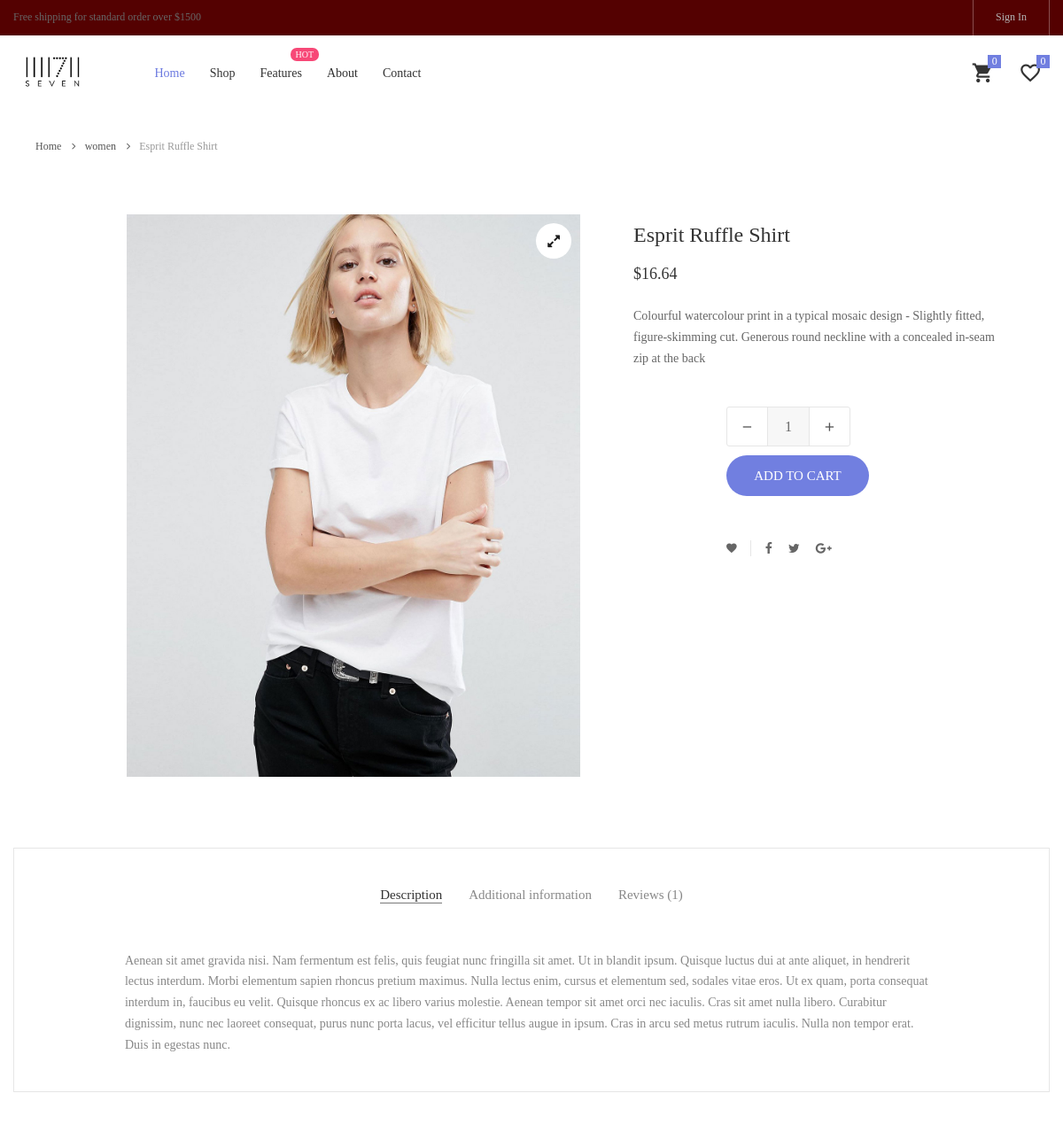
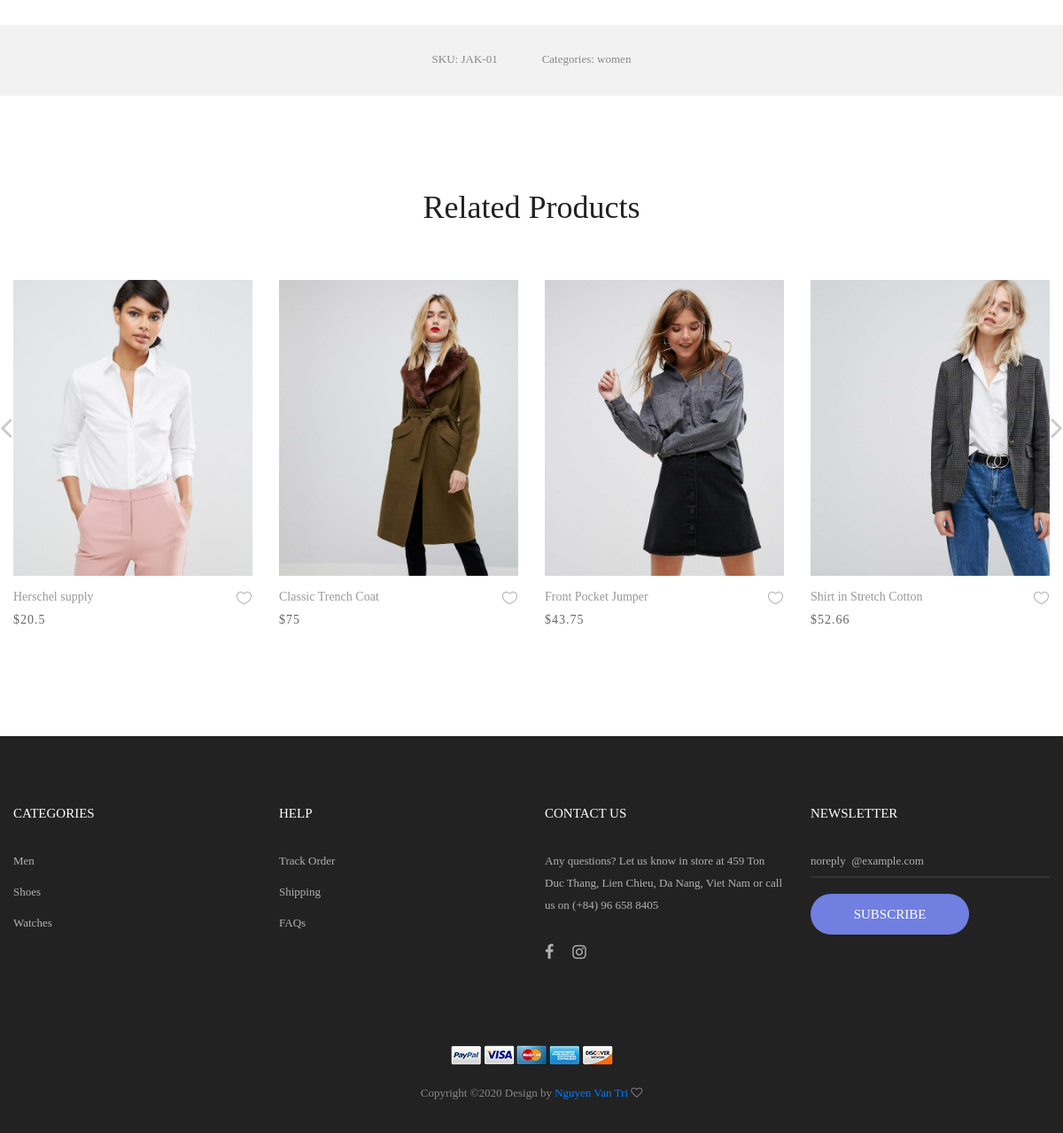
The app's page /sevenstore/product-detail.php?id=1 with its own data (2 pictures, top to bottom).
### tables this page shows
CREATE TABLE `products` (
  `product_id` int(11) NOT NULL,
  `name` varchar(300) NOT NULL,
  `price` double NOT NULL,
  `quantity` int(50) DEFAULT NULL,
  `description` varchar(500) NOT NULL,
  `image` varchar(100) NOT NULL,
  `category_id` int(11) NOT NULL,
  `created_at` datetime NOT NULL DEFAULT CURRENT_TIMESTAMP
);

CREATE TABLE `categories` (
  `category_id` int(11) NOT NULL,
  `category_name` varchar(200) NOT NULL
);

### sevenstore/product-detail.php (the view, shortened to what this page needs)
<!DOCTYPE html>
<html lang="en">
<head>
	<link rel="stylesheet" type="text/css" href="vendor/bootstrap/css/bootstrap.min.css">
	<link rel="stylesheet" type="text/css" href="fonts/font-awesome-4.7.0/css/font-awesome.min.css">
	<link rel="stylesheet" type="text/css" href="fonts/iconic/css/material-design-iconic-font.min.css">
	<link rel="stylesheet" type="text/css" href="fonts/linearicons-v1.0.0/icon-font.min.css">
	<link rel="stylesheet" type="text/css" href="vendor/animate/animate.css">
	<link rel="stylesheet" type="text/css" href="vendor/css-hamburgers/hamburgers.min.css">
	<link rel="stylesheet" type="text/css" href="vendor/animsition/css/animsition.min.css">
	<link rel="stylesheet" type="text/css" href="vendor/select2/select2.min.css">
	<link rel="stylesheet" type="text/css" href="vendor/daterangepicker/daterangepicker.css">
	<link rel="stylesheet" type="text/css" href="vendor/slick/slick.css">
	<link rel="stylesheet" type="text/css" href="vendor/MagnificPopup/magnific-popup.css">
	<link rel="stylesheet" type="text/css" href="vendor/perfect-scrollbar/perfect-scrollbar.css">
	<link rel="stylesheet" type="text/css" href="css/util.css">
	<link rel="stylesheet" type="text/css" href="css/main.css">
</head>
<body class="animsition">
	<?php include 'shared/header.php';
		include 'shared/quick-view-cart.php'; ?>
	<?php
		if(isset($_GET['id'])){
			$id = $_GET['id'];
			$sql = "select product_id, name, price, image, description, category_name, c.category_id from products p join categories c on p.category_id = c.category_id where product_id = $id";
			$result = mysqli_query($conn,$sql);
			$category_id = "";
			$product_id = "";
			while($row = mysqli_fetch_array($result)){
				$category_id = $row['category_id'];
				$product_id = $row['product_id'];
	?>
	<div class="container" style="margin-top: 85px;">
		<div class="bread-crumb flex-w p-l-25 p-r-15 p-t-30 p-lr-0-lg">
			<a href="index.php" class="stext-109 cl8 hov-cl1 trans-04">
				Home
				<i class="fa fa-angle-right m-l-9 m-r-10" aria-hidden="true"></i>
			</a>
			<a href="product.html" class="stext-109 cl8 hov-cl1 trans-04">
				<?php echo $row['category_name']; ?>
				<i class="fa fa-angle-right m-l-9 m-r-10" aria-hidden="true"></i>
			</a>
			<span class="stext-109 cl4">
				<?php echo $row['name']; ?>
			</span>
		</div>
	</div>
	<section class="sec-product-detail bg0 p-t-65 p-b-60">
		<div class="container">
			<div class="row">
				<div class="col-md-6 col-lg-7 p-b-30">
					<div class="p-l-25 p-r-30 p-lr-0-lg">
						<div class="wrap-slick3 flex-sb flex-w">
							<div class="wrap-slick3-dots"></div>
							<div class="slick3 gallery-lb">
								<div class="item-slick3" data-thumb="images/product-detail-01.jpg">
									<div class="wrap-pic-w pos-relative">
										<img src="images/<?php echo $row['image']; ?>" alt="IMG-PRODUCT">
										<a class="flex-c-m size-108 how-pos1 bor0 fs-16 cl10 bg0 hov-btn3 trans-04" href="images/product-detail-01.jpg">
											<i class="fa fa-expand"></i>
										</a>
									</div>
								</div>
							</div>
						</div>
					</div>
				</div>
				<div class="col-md-6 col-lg-5 p-b-30">
					<div class="p-r-50 p-t-5 p-lr-0-lg">
						<h4 class="mtext-105 cl2 js-name-detail p-b-14 name-details">
							<?php echo $row['name']; ?>
						</h4>
						<span class="mtext-106 cl2">
							$<?php echo $row['price']; ?>
						</span>
						<p class="stext-102 cl3 p-t-23">
							<?php echo $row['description']; ?>
						</p>
						<div class="p-t-33">
							<div class="flex-w flex-r-m p-b-10">
								<div class="size-204 flex-w flex-m respon6-next">
									<form action="add-to-cart.php" method="get">
										<div class="wrap-num-product flex-w m-r-20 m-tb-10">
											<div class="btn-num-product-down cl8 hov-btn3 trans-04 flex-c-m">
												<i class="fs-16 zmdi zmdi-minus"></i>
											</div>
											<input class="mtext-104 cl3 txt-center num-product" type="number" name="num-product" value="1">
											<div class="btn-num-product-up cl8 hov-btn3 trans-04 flex-c-m">
												<i class="fs-16 zmdi zmdi-plus"></i>
											</div>
										</div>
										<button type="submit" name="add-cart" value="add-cart" class="flex-c-m stext-101 cl0 size-101 bg1 bor1 hov-btn1 p-lr-15 trans-04 js-addcart-detail">
											Add to cart
										</button>
									</form>
								</div>
							</div>
						</div>
						<div class="flex-w flex-m p-l-100 p-t-40 respon7">
							<div class="flex-m bor9 p-r-10 m-r-11">
								<a href="#" class="fs-14 cl3 hov-cl1 trans-04 lh-10 p-lr-5 p-tb-2 js-addwish-detail tooltip100" data-tooltip="Add to Wishlist">
									<i class="zmdi zmdi-favorite"></i>
								</a>
							</div>
							<a href="#" class="fs-14 cl3 hov-cl1 trans-04 lh-10 p-lr-5 p-tb-2 m-r-8 tooltip100" data-tooltip="Facebook">
								<i class="fa fa-facebook"></i>
							</a>
							<a href="#" class="fs-14 cl3 hov-cl1 trans-04 lh-10 p-lr-5 p-tb-2 m-r-8 tooltip100" data-tooltip="Twitter">
								<i class="fa fa-twitter"></i>
							</a>
							<a href="#" class="fs-14 cl3 hov-cl1 trans-04 lh-10 p-lr-5 p-tb-2 m-r-8 tooltip100" data-tooltip="Google Plus">
								<i class="fa fa-google-plus"></i>
							</a>
						</div>
					</div>
				</div>
			</div>
			<div class="bor10 m-t-50 p-t-43 p-b-40">
				<div class="tab01">
					<ul class="nav nav-tabs" role="tablist">
						<li class="nav-item p-b-10">
							<a class="nav-link active" data-toggle="tab" href="#description" role="tab">Description</a>
						</li>
						<li class="nav-item p-b-10">
							<a class="nav-link" data-toggle="tab" href="#information" role="tab">Additional information</a>
						</li>
						<li class="nav-item p-b-10">
							<a class="nav-link" data-toggle="tab" href="#reviews" role="tab">Reviews (1)</a>
						</li>
					</ul>
					<div class="tab-content p-t-43">
						<div class="tab-pane fade show active" id="description" role="tabpanel">
							<div class="how-pos2 p-lr-15-md">
								<p class="stext-102 cl6">
									Aenean sit amet gravida nisi. Nam fermentum est felis, quis feugiat nunc fringilla sit amet. Ut in blandit ipsum. Quisque luctus dui at ante aliquet, in hendrerit lectus interdum. Morbi elementum sapien rhoncus pretium maximus. Nulla lectus enim, cursus et elementum sed, sodales vitae eros. Ut ex quam, porta consequat interdum in, faucibus eu velit. Quisque rhoncus ex ac libero varius molestie. Aenean tempor sit amet orci nec iaculis. Cras sit amet nulla libero. Curabitur dignissim, nunc nec laoreet consequat, purus nunc porta lacus, vel efficitur tellus augue in ipsum. Cras in arcu sed metus rutrum iaculis. Nulla non tempor erat. Duis in egestas nunc.
								</p>
							</div>
						</div>
					</div>
				</div>
			</div>
		</div>
		<div class="bg6 flex-c-m flex-w size-302 m-t-73 p-tb-15">
			<span class="stext-107 cl6 p-lr-25">
				SKU: JAK-01
			</span>
			<span class="stext-107 cl6 p-lr-25">
				Categories: <?php echo $row['category_name']; ?>
			</span>
		</div>
	</section>
	<?php 	}
		}
	?>
	<section class="sec-relate-product bg0 p-t-45 p-b-105">
		<div class="container">
			<div class="p-b-45">
				<h3 class="ltext-106 cl5 txt-center">
					Related Products
				</h3>
			</div>
			<div class="wrap-slick2">
				<div class="slick2">
					<?php
						$qr = "select product_id, name, price, image, description, category_name, c.category_id from products p join categories c on p.category_id = c.category_id where c.category_id = $category_id and p.product_id NOT IN (select product_id from products WHERE product_id = $product_id)";
						$rs = mysqli_query($conn, $qr);
						while($ro = mysqli_fetch_array($rs)){
					?>
					<div class="item-slick2 p-l-15 p-r-15 p-t-15 p-b-15">
						<div class="block2">
							<div class="block2-pic hov-img0">
								<img src="images/<?php echo $ro['image']; ?>" alt="IMG-PRODUCT">
							</div>
							<div class="block2-txt flex-w flex-t p-t-14">
								<div class="block2-txt-child1 flex-col-l ">
									<a href="product-detail.php" class="stext-104 cl4 hov-cl1 trans-04 js-name-b2 p-b-6">
										<?php echo $ro['name']; ?>
									</a>
									<span class="stext-105 cl3">
										$<?php echo $ro['price']; ?>
									</span>
								</div>
								<div class="block2-txt-child2 flex-r p-t-3">
									<a href="#" class="btn-addwish-b2 dis-block pos-relative js-addwish-b2">
										<img class="icon-heart1 dis-block trans-04" src="images/icons/icon-heart-01.png" alt="ICON">
									</a>
								</div>
							</div>
						</div>
					</div>
					<?php } ?>
				</div>
			</div>
		</div>
	</section>
	<?php  include 'shared/footer.php' ?>
</body>
</html>

### sevenstore/css/main.css (style rules this page uses)
.container { max-width: 1380px; }
@media (max-width: 1600px) { .container { max-width: 1200px; } }
.slick-slide { outline: none !important; }
.wrap-slick2 { position: relative; margin-right: -15px; margin-left: -15px; }
.wrap-slick3 { position: relative; }
.wrap-slick3-dots { width: 11.111111%; }
.slick3 { width: 83.333333%; }
.tab01 .nav-tabs { display: -webkit-box; display: -webkit-flex; display: -moz-box; display: -ms-flexbox; display: flex; flex-wrap: wrap; justify-content: center; align-items: center; border: none; }
.tab01 .nav-tabs .nav-item { margin: 0px 15px; }
.tab01 .nav-link { font-family: Poppins-Regular; font-size: 15px; color: #888; line-height: 1.2; padding: 0; border-radius: 0px; border: none; border-bottom: 1px solid transparent; -webkit-transition: all 0.4s; -o-transition: all 0.4s; -moz-transition: all 0.4s; transition: all 0.4s; }
.tab01 .nav-link.active { color: #333; border-color: #797979; }
.wrap-num-product { width: 140px; height: 45px; border: 1px solid #e6e6e6; border-radius: 3px; overflow: hidden; }
.btn-num-product-up, .btn-num-product-down { width: 45px; height: 100%; cursor: pointer; }
.num-product { width: calc(100% - 90px); height: 100%; border-left: 1px solid #e6e6e6; border-right: 1px solid #e6e6e6; background-color: #f7f7f7; }
input.num-product { -moz-appearance: textfield; appearance: none; -webkit-appearance: none; }
.tooltip100 { position: relative; }
.tooltip100::after { content: attr(data-tooltip); font-family: Poppins-Regular; font-size: 12px; color: #888; line-height: 18px; white-space: nowrap; display: block; position: absolute; background: #fff; border: 1px solid #ccc; height: 20px; padding: 0px 8px; top: -35px; left: 50%; -webkit-transform: translateX(-50%); -moz-transform: translateX(-50%); -ms-transform: translateX(-50%); -o-transform: translateX(-50%); transform: translateX(-50%); box-shadow: 0 3px 6px 0px rgba(0,0,0,0.18); -moz-box-shadow: 0 3px 6px 0px rgba(0,0,0,0.18); -webkit-box-shadow: 0 3px 6px 0px rgba(0,0,0,0.18); -o-box-shadow: 0 3px 6px 0px rgba(0,0,0,0.18); -ms-box-shadow: 0 3px 6px 0px rgba(0,0,0,0.18); -webkit-transition: all 0.2s; -o-transition: all 0.2s; -moz-transition: all 0.2s; transition: all 0.2s; visibility: hidden; opacity: 0; }
.block2-pic { position: relative; }
.block2-txt-child1 { width: calc(100% - 30px); }
.block2-txt-child2 { width: 30px; }
.cl0 { color: #fff; }
.cl2 { color: #333; }
.cl3 { color: #666; }
.cl4 { color: #999; }
.cl5 { color: #222; }
.cl6 { color: #888; }
.cl8 { color: #555; }
.cl10 { color: #1d1d1d; }
.stext-101 { font-family: Poppins-Medium; font-size: 15px; line-height: 1.466667; text-transform: uppercase; }
.stext-102 { font-family: Poppins-Regular; font-size: 14px; line-height: 1.7; }
.stext-104 { font-family: Poppins-Regular; font-size: 14px; line-height: 1.466667; }
.stext-105 { font-family: Poppins-Regular; font-size: 14px; line-height: 1.466667; letter-spacing: 1px; }
.stext-107 { font-family: Poppins-Regular; font-size: 13px; line-height: 1.923; }
.stext-109 { font-family: Poppins-Regular; font-size: 12px; line-height: 1.833333; }
.mtext-104 { font-family: Poppins-Medium; font-size: 16px; line-height: 1.6; }
.mtext-105 { font-family: Poppins-Regular; font-size: 24px; line-height: 1.5; }
.mtext-106 { font-family: Poppins-SemiBold; font-size: 18px; line-height: 1.388888; }
.ltext-106 { font-family: Poppins-Bold; font-size: 36px; line-height: 1.2; }
.size-101 { min-width: 161px; height: 46px; }
.size-108 { width: 40px; height: 40px; }
.size-204 { width: calc(100% - 105px); }
.size-302 { min-height: 80px; }
.bg0 { background-color: #fff; }
.bg1 { background-color: #717fe0; }
.bg6 { background-color: #f2f2f2; }
.bor0 { border-radius: 50%; }
.bor1 { border-radius: 23px; }
.bor9 { border-right: 1px solid #e6e6e6; }
.bor10 { border: 1px solid #e6e6e6; }
.how-pos1 { position: absolute; top: 10px; right: 10px; }
.how-pos2 { padding-left: 10.7%; padding-right: 11%; }
.hov-img0 { display: block; overflow: hidden; }
.hov-img0 img { width: 100%; height: 334px; -webkit-transition: transform 0.9s ease; -o-transition: transform 0.9s ease; -moz-transition: transform 0.9s ease; transition: transform 0.9s ease; }

### records on screen
products: category.category_name "women", name "Esprit Ruffle Shirt", image (picture), price "16.64", description "Colourful watercolour print in a typical mosaic design - Slightly fitted, figure-skimming cut. Generous round neckline with a concealed in-seam zip at the back"
products: image (picture), name "Herschel supply", price "20.5"
products: image (picture), name "Classic Trench Coat", price "75"
products: image (picture), name "Front Pocket Jumper", price "43.75"
products: image (picture), name "Shirt in Stretch Cotton", price "52.66"
